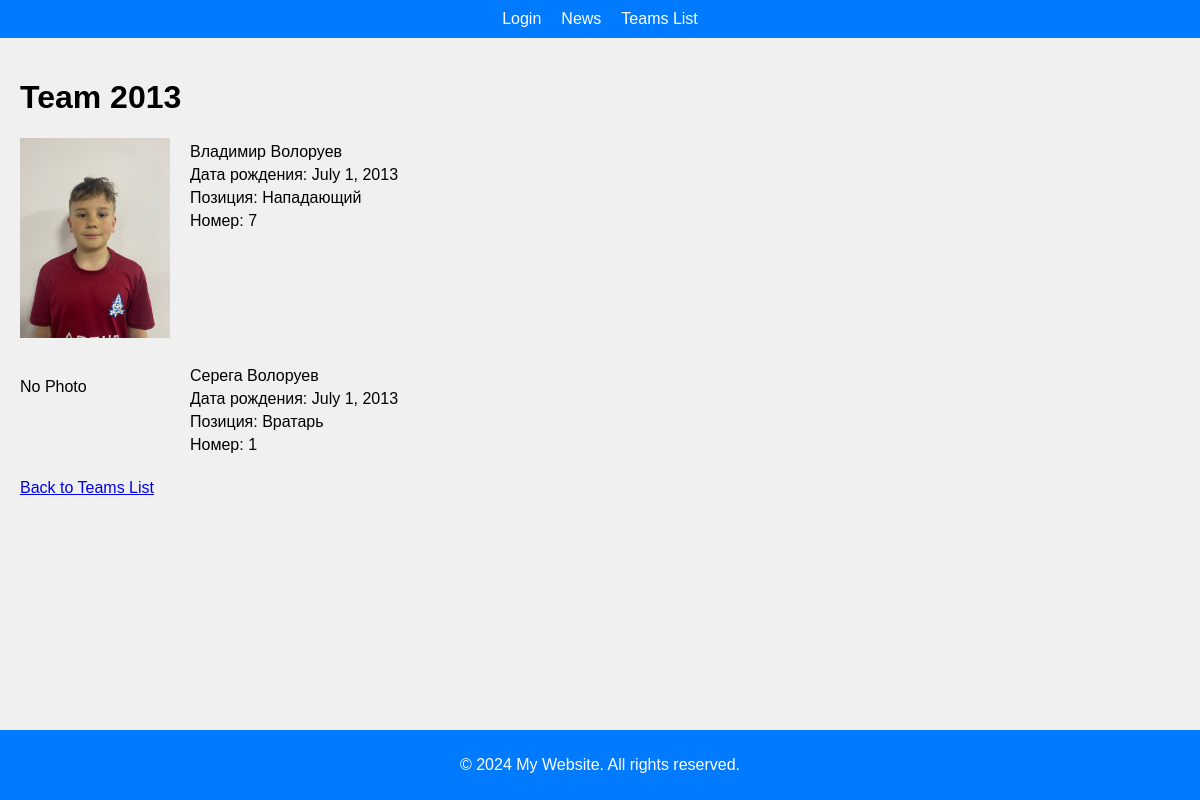
The app's page /players/2013/ with its own data.
### players/models.py (models this page shows, shortened)
class Player(models.Model):
    first_name = models.CharField(max_length=100)
    last_name = models.CharField(max_length=100)
    birth_year = models.IntegerField()
    position = models.CharField(max_length=50)
    photo = models.ImageField(upload_to='players/photos/', null=True, blank=True)  # поле для фотографии
    number = models.IntegerField(null=True, blank=True)  # поле для номера игрока
    full_birth_date = models.DateField(null=True, blank=True)  # поле для полной даты рождения

### players/views.py (the view)
# urls.py: path('<int:year>/', views.team_players, name='team_players'),
def team_players(request, year):
    team_players = Player.objects.filter(birth_year=year)
    return render(request, 'players/team_players.html', {'team_players': team_players, 'year': year})

### players/templates/players/team_players.html (shortened to what this page needs)
{% extends 'myteam/base.html' %}
{% block content %}
<h1>Team {{ year }}</h1>
    {% for player in team_players %}
    <div class="player-container">
        <div class="player-photo">
            {% if player.photo %}
                <img src="{{ player.photo.url }}" alt="Player Photo">
            {% else %}
                <p>No Photo</p>
            {% endif %}
        </div>
        <div class="player-info">
            <p>{{ player.first_name }} {{ player.last_name }}</p>
            <p>Дата рождения: {{ player.full_birth_date }}</p>
            <p>Позиция: {{ player.position }}</p>
            <p>Номер: {{ player.number }}</p>
        </div>
    </div>
    {% endfor %}
    <a href="{% url 'teams_list' %}">Back to Teams List</a>
{% endblock %}

### players/templates/myteam/base.html (shortened to what this page needs)
<!DOCTYPE html>
<html lang="en">
<head>
</head>
<body>
    <header>
        <nav>
            <ul>
                <li><a href="">Login</a></li>
                <li><a href="">News</a></li>
                <li><a href="{% url 'teams_list' %}">Teams List</a></li>
            </ul>
        </nav>
    </header>
    <main>
        {% block content %}{% endblock %}
    </main>
    <footer>
        <p>&copy; 2024 My Website. All rights reserved.</p>
    </footer>
</body>
</html>

### players/templates/myteam/base.html (style rules this page uses)
body { margin: 0; padding: 0; display: flex; flex-direction: column; min-height: 100vh; font-family: Arial, sans-serif; background-color: #f0f0f0; }
header { background-color: #007bff; color: #ffffff; padding: 10px; text-align: center; }
nav ul { list-style-type: none; padding: 0; margin: 0; display: flex; justify-content: center; }
nav ul li { margin: 0 10px; }
nav ul li a { color: #ffffff; text-decoration: none; }
main { flex: 1; padding: 20px; }
footer { background-color: #007bff; color: #ffffff; padding: 10px; text-align: center; margin-top: auto; }

### players/templates/players/team_players.html (style rules this page uses)
.player-container { display: flex; margin-bottom: 20px; }
.player-photo { flex: 0 0 150px; margin-right: 20px; }
.player-info { flex: 1; }
.player-info p { margin: 5px 0; }
.player-photo img { width: 100%; height: auto; }

### records on screen
Player: photo (picture), first_name "Владимир", last_name "Волоруев", full_birth_date "July 1, 2013", position "Нападающий", number "7"
Player: photo "No Photo", first_name "Серега", last_name "Волоруев", full_birth_date "July 1, 2013", position "Вратарь", number "1"

### other values on screen
{{ year }} "2013"
